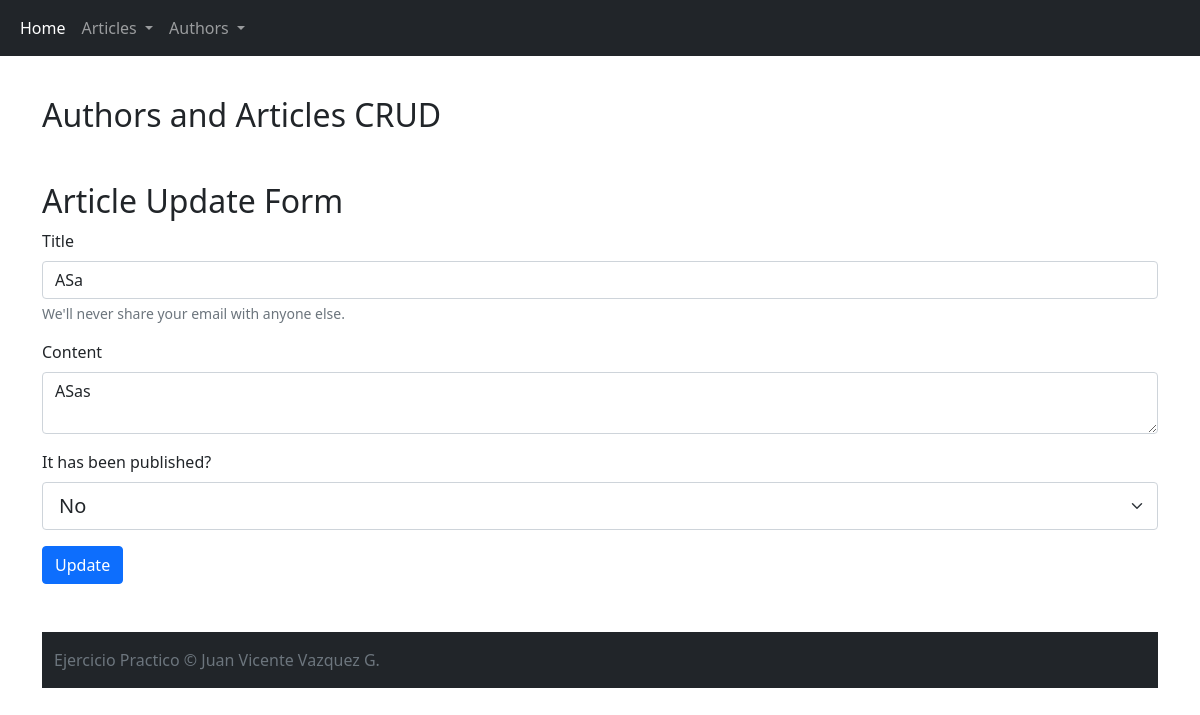
The app's page /article/formupdate/15 with its own data.
### crud/models.py (models this page shows)
class Article(models.Model):
    title = models.CharField(max_length=120)
    content = models.TextField()
    public = models.BooleanField()
    created_at = models.DateTimeField(auto_now_add=True)
    update_at = models.DateTimeField(auto_now_add=True)

### crud/views.py (the view)
# urls.py: path('article/formupdate/<int:pk>', views.article_form_update, name="article_form_update"),
def article_form_update(request, pk):
    article = Article.objects.get(pk=pk)
    return render(request, 'article_update.html', {'article': article})

### crud/templates/article_update.html (shortened to what this page needs)
{% extends 'layout.html' %}
{% block content %}
<div class="row mb-5">
    <div class="col">
        <h2>Article Update Form</h2>
        <form action="{% url 'article_update' article.id %}" method="POST">
            <div class="mb-3">
                <label for="title" class="form-label">Title</label>
                <input type="text" class="form-control" name="title" value="{{article.title}}" aria-describedby="title"
                    required>
                <div id="title" class="form-text">We'll never share your email with anyone else.</div>
            </div>
            <div class="mb-3">
                <label for="content" class="form-label">Content</label>
                <textarea class="form-control" name="content"  id="content"
                    placeholder="Leave the content" required>{{article.content}}</textarea>
            </div>
            <div class="mb-3">
                <label for="public" class="form-label">It has been published?</label>
                <select name="public" id="public" class="form-select form-select-lg mb-3"
                    default="{{article.public}}"" aria-label=" .form-select-lg example" required>
                    {% if article.public == True %}
                    <option value="0">No</option>
                    <option selected value="1">Yes</option>
                    {% else %}
                    <option selected value="0">No</option>
                    {% endif %}
                </select>
            </div>
            <button type="submit" class="btn btn-primary">Update</button>
        </form>
    </div>
</div >
{% endblock %}

### records on screen
Article: title "ASa", content "ASas", public "No"
